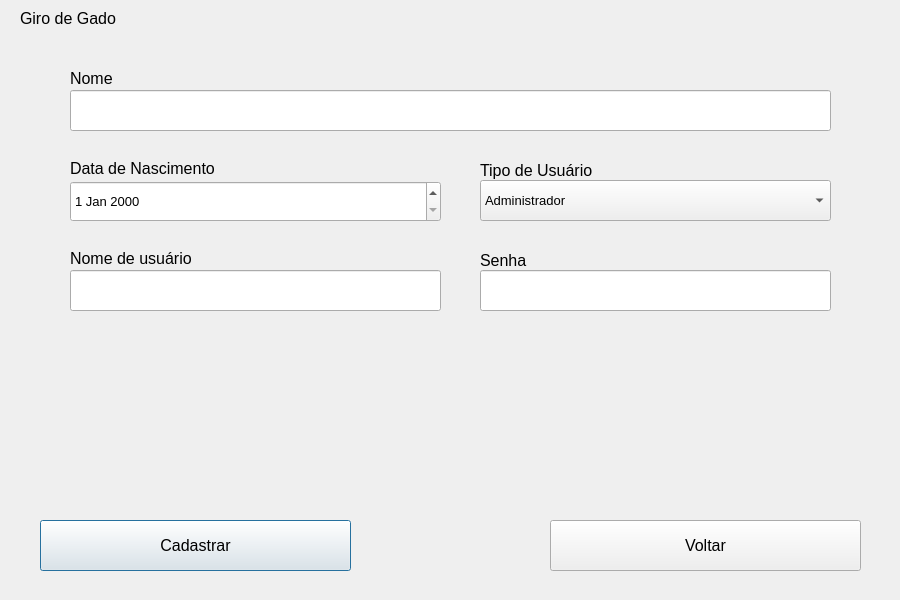
<?xml version="1.0" encoding="UTF-8"?>
<ui version="4.0">
 <class>SignUpScreen</class>
 <widget class="QDialog" name="SignUpScreen">
  <property name="geometry">
   <rect>
    <x>0</x>
    <y>0</y>
    <width>900</width>
    <height>600</height>
   </rect>
  </property>
  <property name="windowTitle">
   <string>Tela de Cadastro de Usuário</string>
  </property>
  <widget class="QPushButton" name="signButton">
   <property name="geometry">
    <rect>
     <x>40</x>
     <y>520</y>
     <width>311</width>
     <height>51</height>
    </rect>
   </property>
   <property name="font">
    <font>
     <pointsize>12</pointsize>
    </font>
   </property>
   <property name="text">
    <string>Cadastrar</string>
   </property>
  </widget>
  <widget class="QLabel" name="labelTitle">
   <property name="geometry">
    <rect>
     <x>20</x>
     <y>10</y>
     <width>121</width>
     <height>16</height>
    </rect>
   </property>
   <property name="font">
    <font>
     <pointsize>12</pointsize>
    </font>
   </property>
   <property name="text">
    <string>Giro de Gado</string>
   </property>
  </widget>
  <widget class="QLabel" name="labelNickname">
   <property name="geometry">
    <rect>
     <x>70</x>
     <y>250</y>
     <width>201</width>
     <height>16</height>
    </rect>
   </property>
   <property name="font">
    <font>
     <pointsize>12</pointsize>
    </font>
   </property>
   <property name="text">
    <string>Nome de usuário</string>
   </property>
  </widget>
  <widget class="QLineEdit" name="inputNickname">
   <property name="geometry">
    <rect>
     <x>70</x>
     <y>270</y>
     <width>371</width>
     <height>41</height>
    </rect>
   </property>
   <property name="font">
    <font>
     <pointsize>12</pointsize>
    </font>
   </property>
   <property name="text">
    <string/>
   </property>
   <property name="echoMode">
    <enum>QLineEdit::Normal</enum>
   </property>
  </widget>
  <widget class="QLabel" name="labelSearchUser">
   <property name="geometry">
    <rect>
     <x>70</x>
     <y>70</y>
     <width>61</width>
     <height>16</height>
    </rect>
   </property>
   <property name="font">
    <font>
     <pointsize>12</pointsize>
    </font>
   </property>
   <property name="text">
    <string>Nome</string>
   </property>
  </widget>
  <widget class="QLineEdit" name="inputName">
   <property name="geometry">
    <rect>
     <x>70</x>
     <y>90</y>
     <width>761</width>
     <height>41</height>
    </rect>
   </property>
   <property name="font">
    <font>
     <pointsize>12</pointsize>
    </font>
   </property>
  </widget>
  <widget class="QPushButton" name="backButton">
   <property name="geometry">
    <rect>
     <x>550</x>
     <y>520</y>
     <width>311</width>
     <height>51</height>
    </rect>
   </property>
   <property name="font">
    <font>
     <pointsize>12</pointsize>
    </font>
   </property>
   <property name="text">
    <string>Voltar</string>
   </property>
  </widget>
  <widget class="QLineEdit" name="inputPassword">
   <property name="geometry">
    <rect>
     <x>480</x>
     <y>270</y>
     <width>351</width>
     <height>41</height>
    </rect>
   </property>
   <property name="font">
    <font>
     <pointsize>12</pointsize>
    </font>
   </property>
   <property name="text">
    <string/>
   </property>
   <property name="echoMode">
    <enum>QLineEdit::Password</enum>
   </property>
  </widget>
  <widget class="QLabel" name="labelPassword">
   <property name="geometry">
    <rect>
     <x>480</x>
     <y>250</y>
     <width>61</width>
     <height>21</height>
    </rect>
   </property>
   <property name="font">
    <font>
     <pointsize>12</pointsize>
    </font>
   </property>
   <property name="text">
    <string>Senha</string>
   </property>
  </widget>
  <widget class="QDateEdit" name="dateEdit">
   <property name="geometry">
    <rect>
     <x>70</x>
     <y>181</y>
     <width>371</width>
     <height>41</height>
    </rect>
   </property>
   <property name="font">
    <font>
     <pointsize>10</pointsize>
    </font>
   </property>
  </widget>
  <widget class="QLabel" name="labelBirthDate">
   <property name="geometry">
    <rect>
     <x>70</x>
     <y>160</y>
     <width>191</width>
     <height>16</height>
    </rect>
   </property>
   <property name="font">
    <font>
     <pointsize>12</pointsize>
    </font>
   </property>
   <property name="text">
    <string>Data de Nascimento</string>
   </property>
  </widget>
  <widget class="QComboBox" name="userType">
   <property name="geometry">
    <rect>
     <x>480</x>
     <y>180</y>
     <width>351</width>
     <height>41</height>
    </rect>
   </property>
   <property name="font">
    <font>
     <pointsize>10</pointsize>
    </font>
   </property>
   <item>
    <property name="text">
     <string>Administrador</string>
    </property>
   </item>
   <item>
    <property name="text">
     <string>Funcionário</string>
    </property>
   </item>
  </widget>
  <widget class="QLabel" name="labelUserType">
   <property name="geometry">
    <rect>
     <x>480</x>
     <y>160</y>
     <width>191</width>
     <height>21</height>
    </rect>
   </property>
   <property name="font">
    <font>
     <pointsize>12</pointsize>
    </font>
   </property>
   <property name="text">
    <string>Tipo de Usuário</string>
   </property>
  </widget>
 </widget>
 <resources/>
 <connections/>
</ui>
